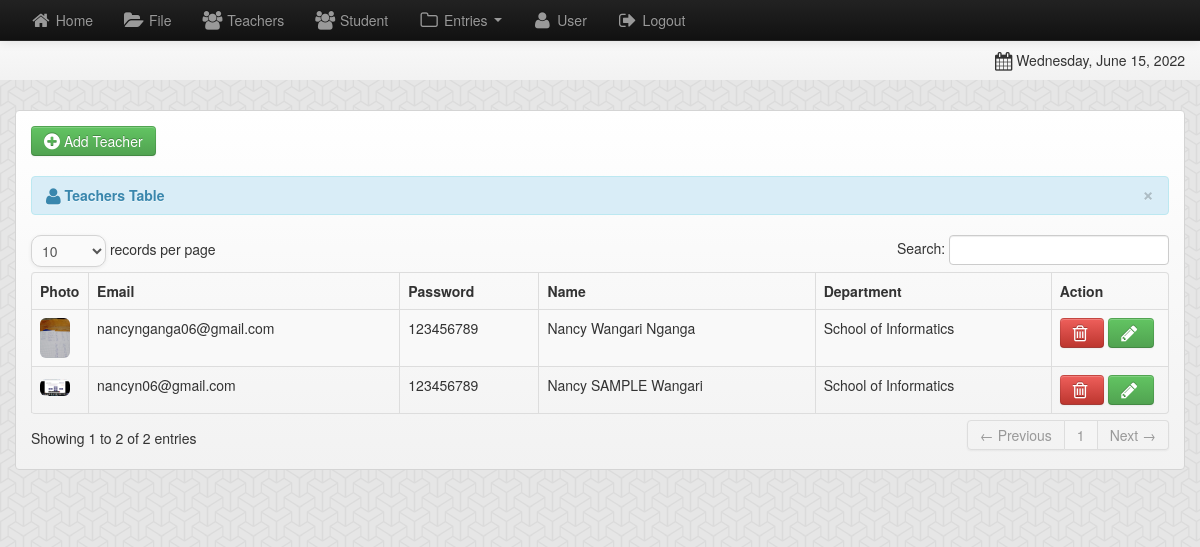
The page /admin/teacher.php on the database its author committed.
### tables this page shows
CREATE TABLE `teacher` (
  `teacher_id` int(11) NOT NULL,
  `email` varchar(100) NOT NULL,
  `password` varchar(200) NOT NULL,
  `firstname` varchar(100) NOT NULL,
  `lastname` varchar(100) NOT NULL,
  `middlename` varchar(100) NOT NULL,
  `department` varchar(100) NOT NULL,
  `student_id` int(11) NOT NULL,
  `location` varchar(200) NOT NULL
);

### admin/teacher.php (the view, shortened to what this page needs)
<?php include('header.php'); ?>
<body>
    <div class="row-fluid">
        <div class="span12">
            <?php include('navbar.php'); ?>
            <div class="container">
                <div class="row-fluid">
                    <div class="span12">
                        <div class="hero-unit-3">
                            <a href="add_teacher.php" class="btn btn-success"><i class="icon-plus-sign icon-large"></i>&nbsp;Add Teacher</a>
                            <br>
                            <br>
                            <table cellpadding="0" cellspacing="0" border="0" class="table table-striped table-bordered" id="example">
                                <div class="alert alert-info">
                                    <button type="button" class="close" data-dismiss="alert">&times;</button>
                                    <strong><i class="icon-user icon-large"></i>&nbsp;Teachers Table</strong>
                                </div>
                                <thead>
                                    <tr>
                                        <th>Photo</th>
                                        <th>Email</th>
                                        <th>Password</th>
                                        <th>Name</th>
                                        <th>Department</th>
                                        <th>Action</th>
                                    </tr>
                                </thead>
                                <tbody>
                                    <?php
                                    $query = mysqli_query($conn,"select * from teacher") or die(mysqli_error());
                                    while ($row = mysqli_fetch_array($query)) {
                                        $teacher_id = $row['teacher_id'];
                                        ?>
                                        <tr class="odd gradeX">
                                    <td width="40"><img class="img-rounded" src="<?php echo $row['location']; ?>" height="50" width="30"></td>
                                    <td><?php echo $row['email']; ?></td>
                                    <td><?php echo $row['password']; ?></td>
                                    <td><?php echo $row['firstname'] . " " . $row['middlename'] . " " . $row['lastname']; ?></td>
                                    <td><?php echo $row['department']; ?></td>
                                    <td width="100">
                                        <a rel="tooltip"  title="Delete Teacher" id="d<?php echo $teacher_id; ?>" href="#course_id<?php echo $teacher_id; ?>" role="button"  data-toggle="modal" class="btn btn-danger"><i class="icon-trash icon-large"></i>&nbsp;</a>
                                        <a rel="tooltip"  title="Edit Teacher" id="e<?php echo $teacher_id; ?>" href="edit_teacher.php<?php echo '?id='.$teacher_id; ?>" class="btn btn-success"><i class="icon-pencil icon-large"></i>&nbsp;</a>
                                    </td>
                                    </tr>
                                <?php } ?>
                                </tbody>
                            </table>
                        </div>
                    </div>
                </div>
                <?php include('footer.php'); ?>
            </div>
        </div>
</body>
</html>

### admin/header.php (shortened to what this page needs)
<!DOCTYPE html>
<html lang="en">
    <head>
        <link href="css/bootstrap.css" rel="stylesheet" type="text/css" media="screen">
        <link href="css/bootstrap-responsive.css" rel="stylesheet" type="text/css" media="screen">
        <link href="css/font-awesome.min.css" rel="stylesheet" type="text/css" media="screen">
        <link rel="stylesheet" type="text/css" href="css/DT_bootstrap.css">
    </head>

### admin/navbar.php (shortened to what this page needs)
<div class="navbar navbar-fixed-top navbar-inverse">
    <div class="navbar-inner">
        <div class="container">
            <div class="nav-collapse collapse">
                <ul class="nav">
                    <li><a href="home.php"><i class="icon-home icon-large"></i>&nbsp;Home</a></li>
                    <li><a href="file.php"><i class="icon-folder-open icon-large"></i>&nbsp;File</a></li>
                    <li><a href="teacher.php"><i class="icon-group  icon-large"></i>&nbsp;Teachers</a></li>
                    <li><a href="student.php"><i class="icon-group icon-large"></i>&nbsp;Student</a></li>
                    <li class="dropdown">
                        <a href="#" class="dropdown-toggle" data-toggle="dropdown">
                            <i class="icon-folder-close-alt icon-large"> </i>&nbsp;Entries
                            <b class="caret"></b>
                        </a>
                    </li>
                    <li><a href="user.php"><i class="icon-user icon-large"></i>&nbsp;User</a></li>
                    <li><a  href="#myModal" role="button"  data-toggle="modal"><i class="icon-signout icon-large"></i>&nbsp;Logout</a></li>
                </ul>
            </div>
        </div>
    </div>
</div>
<div class="hero-unit-header">
    <div class="container">
        <div class="row-fluid">
            <div class="span12">
                <div class="row-fluid">
                    <div class="span6">
                    </div>
                    <div class="span6">
                        <div class="pull-right">
                            <i class="icon-calendar icon-large"></i>
                            <?php
                            $Today = date('y:m:d');
                            $new = date('l, F d, Y', strtotime($Today));
                            echo $new;
                            ?>
                        </div>
                    </div>
                </div>
            </div>
        </div>
    </div>
</div>

### admin/footer.php (shortened to what this page needs)
<br>
</div>

### rows shown on the page
teacher: location (picture), email "nancynganga06@gmail.com", password "123456789", firstname "Nancy", middlename "Wangari", lastname "Nganga", department "School of Informatics"
teacher: location (picture), email "nancyn06@gmail.com", password "123456789", firstname "Nancy", middlename "SAMPLE", lastname "Wangari", department "School of Informatics"
